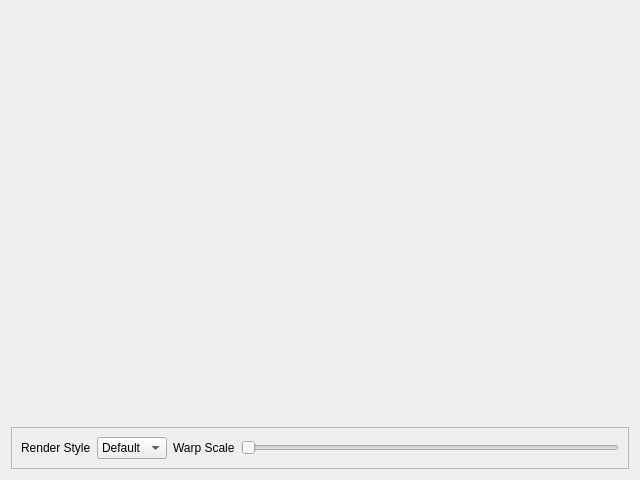
<?xml version="1.0" encoding="UTF-8"?>
<ui version="4.0">
 <class>qtNormalcyDialog</class>
 <widget class="QDialog" name="qtNormalcyDialog">
  <property name="geometry">
   <rect>
    <x>0</x>
    <y>0</y>
    <width>640</width>
    <height>480</height>
   </rect>
  </property>
  <property name="windowTitle">
   <string>Normalcy View</string>
  </property>
  <layout class="QVBoxLayout" name="verticalLayout" stretch="1,0">
   <item>
    <widget class="QVTKWidget" name="qvtkRenderWidget" native="true"/>
   </item>
   <item>
    <widget class="QFrame" name="frame">
     <property name="frameShape">
      <enum>QFrame::StyledPanel</enum>
     </property>
     <property name="frameShadow">
      <enum>QFrame::Raised</enum>
     </property>
     <layout class="QHBoxLayout" name="horizontalLayout_2">
      <item>
       <widget class="QLabel" name="renderStyleLabel">
        <property name="text">
         <string>Render Style</string>
        </property>
       </widget>
      </item>
      <item>
       <widget class="QComboBox" name="renderStyleCombo">
        <item>
         <property name="text">
          <string>Default</string>
         </property>
        </item>
       </widget>
      </item>
      <item>
       <widget class="QLabel" name="warpScaleLabel">
        <property name="text">
         <string>Warp Scale</string>
        </property>
       </widget>
      </item>
      <item>
       <widget class="QSlider" name="warpScaleSlider">
        <property name="orientation">
         <enum>Qt::Horizontal</enum>
        </property>
       </widget>
      </item>
     </layout>
    </widget>
   </item>
  </layout>
 </widget>
 <customwidgets>
  <customwidget>
   <class>QVTKWidget</class>
   <extends>QWidget</extends>
   <header>QVTKWidget.h</header>
  </customwidget>
 </customwidgets>
 <resources/>
 <connections/>
</ui>
